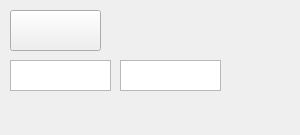
<?xml version="1.0" encoding="UTF-8"?>
<ui version="4.0">
 <class>MainWindow</class>
 <widget class="QMainWindow" name="MainWindow">
  <property name="geometry">
   <rect>
    <x>0</x>
    <y>0</y>
    <width>300</width>
    <height>135</height>
   </rect>
  </property>
  <property name="windowTitle">
   <string>MainWindow</string>
  </property>
  <widget class="QWidget" name="centralwidget">
   <widget class="QPushButton" name="pushButton">
    <property name="geometry">
     <rect>
      <x>10</x>
      <y>10</y>
      <width>91</width>
      <height>41</height>
     </rect>
    </property>
    <property name="text">
     <string/>
    </property>
   </widget>
   <widget class="QTextEdit" name="textEdit">
    <property name="geometry">
     <rect>
      <x>10</x>
      <y>60</y>
      <width>101</width>
      <height>31</height>
     </rect>
    </property>
   </widget>
   <widget class="QTextEdit" name="textEdit_2">
    <property name="geometry">
     <rect>
      <x>120</x>
      <y>60</y>
      <width>101</width>
      <height>31</height>
     </rect>
    </property>
   </widget>
   <widget class="QLabel" name="label">
    <property name="geometry">
     <rect>
      <x>120</x>
      <y>10</y>
      <width>101</width>
      <height>41</height>
     </rect>
    </property>
    <property name="text">
     <string/>
    </property>
   </widget>
  </widget>
 </widget>
 <resources/>
 <connections/>
</ui>
